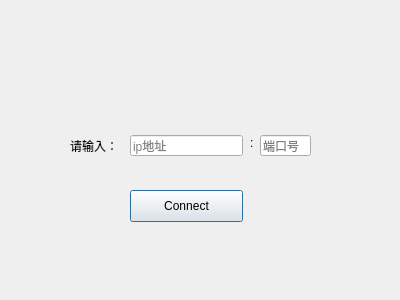
<?xml version="1.0" encoding="UTF-8"?>
<ui version="4.0">
 <class>ConnectWaitDlg</class>
 <widget class="QDialog" name="ConnectWaitDlg">
  <property name="geometry">
   <rect>
    <x>0</x>
    <y>0</y>
    <width>400</width>
    <height>300</height>
   </rect>
  </property>
  <property name="windowTitle">
   <string>Dialog</string>
  </property>
  <widget class="QPushButton" name="ConnButton">
   <property name="geometry">
    <rect>
     <x>130</x>
     <y>190</y>
     <width>113</width>
     <height>32</height>
    </rect>
   </property>
   <property name="text">
    <string>Connect</string>
   </property>
  </widget>
  <widget class="QLineEdit" name="ipEdit">
   <property name="geometry">
    <rect>
     <x>130</x>
     <y>135</y>
     <width>113</width>
     <height>21</height>
    </rect>
   </property>
   <property name="placeholderText">
    <string>ip地址</string>
   </property>
  </widget>
  <widget class="QLabel" name="label_3">
   <property name="geometry">
    <rect>
     <x>250</x>
     <y>135</y>
     <width>16</width>
     <height>16</height>
    </rect>
   </property>
   <property name="text">
    <string>:</string>
   </property>
  </widget>
  <widget class="QLineEdit" name="portEdit">
   <property name="geometry">
    <rect>
     <x>260</x>
     <y>135</y>
     <width>51</width>
     <height>21</height>
    </rect>
   </property>
   <property name="placeholderText">
    <string>端口号</string>
   </property>
  </widget>
  <widget class="QLabel" name="label">
   <property name="geometry">
    <rect>
     <x>70</x>
     <y>130</y>
     <width>60</width>
     <height>31</height>
    </rect>
   </property>
   <property name="text">
    <string>请输入：</string>
   </property>
  </widget>
 </widget>
 <resources/>
 <connections/>
</ui>
